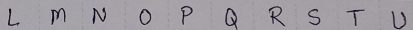
#> input picture test_box_2.jpg, 413 x 30 px
$ jupyter execute --allow-errors Untitled.ipynb   (shell and % lines are left out)   (older library calls are emulated)
#> lines starting #> are read from the running program, lines starting #| are printed output that depends on the picture; after the words box and inside, x2 and y2 are one past the last pixel; in counts of white or black regions, pixels touching at a corner belong together
[cell 1]
import cv2
from matplotlib import pyplot as plt

image = cv2.imread("test_box_2.jpg")
#> image is the input picture: shape (30, 413, 3); mean B, G, R 161.1, 154.6, 158.8

plt.imshow(image)

[cell 2]
gray = cv2.cvtColor(image,cv2.COLOR_BGR2GRAY)

thresh = 100 #q3 level threshold to remove dotted lines
im_bw = cv2.threshold(gray,thresh,255,cv2.THRESH_BINARY)[1]
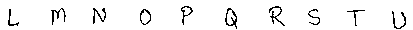
#> im_bw: shape (30, 413); 95% white; black in thin lines or dots, all inside (x1, y1, x2, y2) = (8, 6, 406, 29)
cv2.imwrite("new.png",im_bw)

height,width = im_bw.shape
#> height = 30; width = 413
im_bw = cv2.resize(im_bw,dsize = (width*5,height*4),interpolation = cv2.INTER_CUBIC)
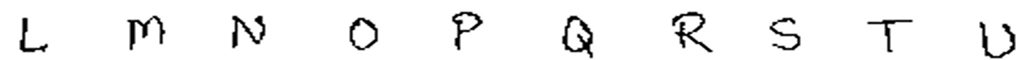
#> im_bw: shape (120, 2065) (shown at 1/2 size); min 0, max 255, mean 241.8


ret,thresh = cv2.threshold(im_bw,127,255,cv2.THRESH_BINARY_INV)
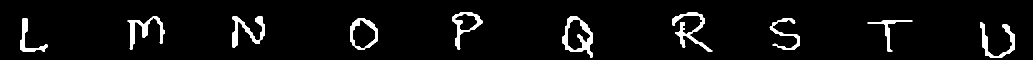
#> thresh: shape (120, 2065) (shown at 1/2 size); 5% white; 10 white regions, largest, box (x1, y1, x2, y2) and area: (1125, 32, 1186, 116) 1703, (1344, 24, 1425, 104) 1615, (255, 32, 330, 100) 1391

cv2.imwrite("thresh.png",thresh)
#> Out = True

[cell 3]
from keras.preprocessing.image import img_to_array
from keras.models import load_model
from keras.models import model_from_json

import numpy as np

import io
import cv2
import numpy as np

json_file = open("model.json","r")
#> (reads model.json from the repository)
loaded_model_json = json_file.read()
json_file.close()
#> (the rest of this cell did not finish here and is left out)

[cell 4]
image = cv2.imread("response_1.jpg")
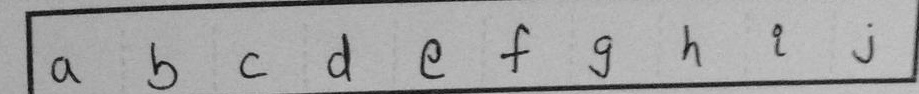
#> input picture response_1.jpg, 919 x 94 px
#> image is the input picture: shape (94, 919, 3); min 6, max 202, mean 164.2
#> (the rest of this cell did not finish here and is left out)
